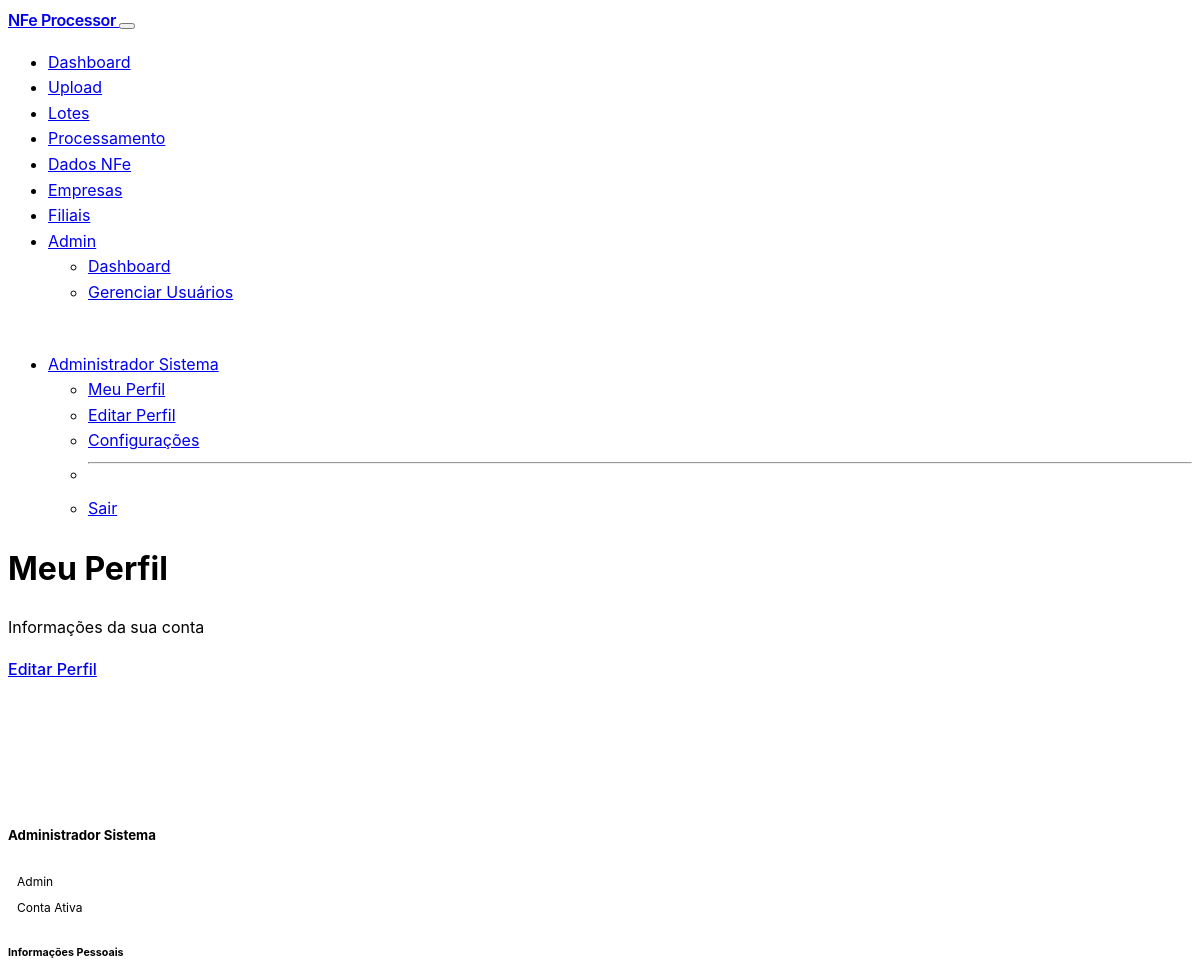
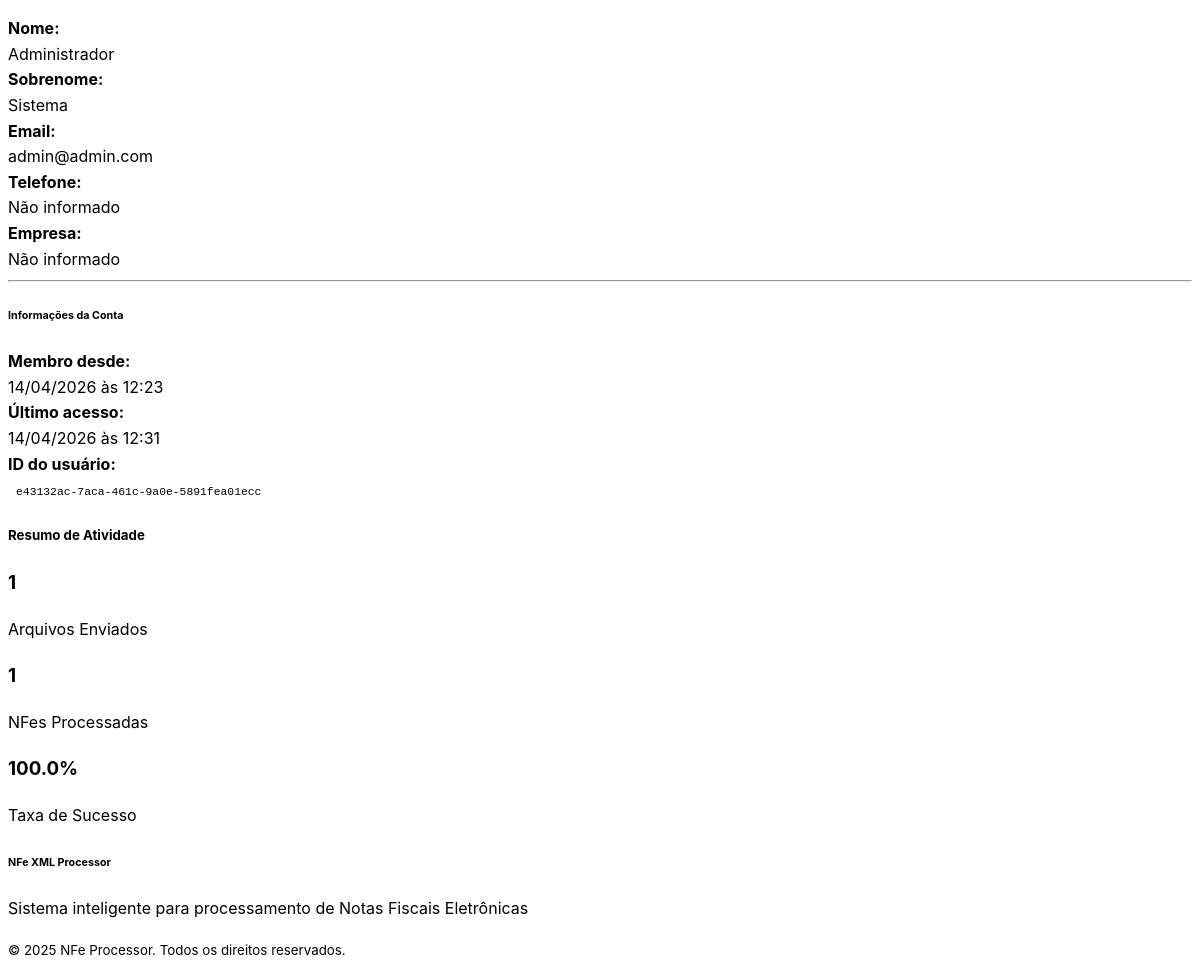
The app's page /profile (signed in) with its own data (2 pictures, top to bottom).
### models.py (models this page shows, shortened)
class User(UserMixin, db.Model):
    __tablename__ = 'users'
    id = db.Column(db.String, primary_key=True)
    email = db.Column(db.String, unique=True, nullable=True)
    first_name = db.Column(db.String, nullable=True)
    last_name = db.Column(db.String, nullable=True)
    profile_image_url = db.Column(db.String, nullable=True)
    password_hash = db.Column(db.String(256), nullable=True)  # For local authentication
    auth_method = db.Column(db.String(20), default='oauth')  # 'oauth' or 'local'
    role = db.Column(db.Enum(UserRole), default=UserRole.USER)
    active = db.Column(db.Boolean, default=True)
    phone = db.Column(db.String(20), nullable=True)
    company = db.Column(db.String(255), nullable=True)
    last_login = db.Column(db.DateTime, nullable=True)
    created_at = db.Column(db.DateTime, default=datetime.now)
    updated_at = db.Column(db.DateTime, default=datetime.now, onupdate=datetime.now)
    uploaded_files = db.relationship('UploadedFile', backref='user', lazy=True)
    nfe_records = db.relationship('NFERecord', backref='user', lazy=True)
    @property
    def full_name(self):
        if self.first_name and self.last_name:
            return f"{self.first_name} {self.last_name}"
        elif self.first_name:
            return self.first_name
        elif self.email:
            return self.email.split('@')[0]
        return f"User {self.id[:8]}"
    @property
    def is_admin(self):
        return self.role == UserRole.ADMIN

### routes.py (the view)
@app.route('/profile')
@login_required_hybrid
def user_profile():
    return render_template('profile.html', user=current_user)

### replit_auth.py (called while the page is built)
@login_manager.user_loader
def load_user(user_id):
    return User.query.get(user_id)

### routes.py (called while the page is built)
@app.before_request
def make_session_permanent():
    global _database_initialized
    if not _database_initialized:
        init_database()
        _database_initialized = True
    session.permanent = True

def login_required_hybrid(f):
    @wraps(f)
    def decorated_function(*args, **kwargs):
        if not current_user.is_authenticated:
            return redirect(url_for('login'))
        return f(*args, **kwargs)
    return decorated_function

### templates/profile.html (shortened to what this page needs)
{% extends "base.html" %}
{% block content %}
<div class="container">
    <div class="row">
        <div class="col-lg-8 mx-auto">
            <div class="row mb-4">
                <div class="col">
                    <h1 class="h2">
                        Meu Perfil
                    </h1>
                    <p class="text-muted">Informações da sua conta</p>
                </div>
                <div class="col-auto">
                    <a href="{{ url_for('edit_profile') }}" class="btn btn-primary">
                        Editar Perfil
                    </a>
                </div>
            </div>
            <div class="card">
                <div class="card-body">
                    <div class="row">
                        <div class="col-md-4 text-center border-end">
                            {% if user.profile_image_url %}
                                <img src="{{ user.profile_image_url }}" alt="Avatar" class="rounded-circle mb-3" style="width: 120px; height: 120px; object-fit: cover;">
                            {% else %}
                                <div class="bg-primary rounded-circle mx-auto mb-3 d-flex align-items-center justify-content-center" style="width: 120px; height: 120px;">
                                </div>
                            {% endif %}
                            <h5>{{ user.full_name }}</h5>
                            <span class="badge bg-{{ 'danger' if user.role.value == 'admin' else 'primary' if user.role.value == 'user' else 'secondary' }} mb-3">
                                {{ user.role.value.title() }}
                            </span>
                            <div>
                                <span class="badge bg-{{ 'success' if user.active else 'secondary' }}">
                                    {{ 'Conta Ativa' if user.active else 'Conta Inativa' }}
                                </span>
                            </div>
                        </div>
                        <div class="col-md-8">
                            <h6 class="text-muted mb-3">Informações Pessoais</h6>
                            <div class="row mb-3">
                                <div class="col-sm-4">
                                    <strong>Nome:</strong>
                                </div>
                                <div class="col-sm-8">
                                    {{ user.first_name or 'Não informado' }}
                                </div>
                            </div>
                            <div class="row mb-3">
                                <div class="col-sm-4">
                                    <strong>Sobrenome:</strong>
                                </div>
                                <div class="col-sm-8">
                                    {{ user.last_name or 'Não informado' }}
                                </div>
                            </div>
                            <div class="row mb-3">
                                <div class="col-sm-4">
                                    <strong>Email:</strong>
                                </div>
                                <div class="col-sm-8">
                                    {{ user.email or 'Não informado' }}
                                </div>
                            </div>
                            <div class="row mb-3">
                                <div class="col-sm-4">
                                    <strong>Telefone:</strong>
                                </div>
                                <div class="col-sm-8">
                                    {{ user.phone or 'Não informado' }}
                                </div>
                            </div>
                            <div class="row mb-3">
                                <div class="col-sm-4">
                                    <strong>Empresa:</strong>
                                </div>
                                <div class="col-sm-8">
                                    {{ user.company or 'Não informado' }}
                                </div>
                            </div>
                            <hr>
                            <h6 class="text-muted mb-3">Informações da Conta</h6>
                            <div class="row mb-3">
                                <div class="col-sm-4">
                                    <strong>Membro desde:</strong>
                                </div>
                                <div class="col-sm-8">
                                    {{ user.created_at.strftime('%d/%m/%Y às %H:%M') }}
                                </div>
                            </div>
                            {% if user.last_login %}
                            <div class="row mb-3">
                                <div class="col-sm-4">
                                    <strong>Último acesso:</strong>
                                </div>
                                <div class="col-sm-8">
                                    {{ user.last_login.strftime('%d/%m/%Y às %H:%M') }}
                                </div>
                            </div>
                            {% endif %}
                            <div class="row mb-3">
                                <div class="col-sm-4">
                                    <strong>ID do usuário:</strong>
                                </div>
                                <div class="col-sm-8">
                                    <code>{{ user.id }}</code>
                                </div>
                            </div>
                        </div>
                    </div>
                </div>
            </div>
            <div class="card mt-4">
                <div class="card-header">
                    <h5 class="mb-0">
                        Resumo de Atividade
                    </h5>
                </div>
                <div class="card-body">
                    <div class="row text-center">
                        <div class="col-md-4">
                            <div class="border-end">
                                <h3 class="text-primary">{{ user.uploaded_files | length }}</h3>
                                <p class="text-muted mb-0">Arquivos Enviados</p>
                            </div>
                        </div>
                        <div class="col-md-4">
                            <div class="border-end">
                                <h3 class="text-success">{{ user.nfe_records | length }}</h3>
                                <p class="text-muted mb-0">NFes Processadas</p>
                            </div>
                        </div>
                        <div class="col-md-4">
                            <h3 class="text-info">
                                {{ ((user.nfe_records | length / user.uploaded_files | length * 100) if user.uploaded_files | length > 0 else 0) | round(1) }}%
                            </h3>
                            <p class="text-muted mb-0">Taxa de Sucesso</p>
                        </div>
                    </div>
                </div>
            </div>
        </div>
    </div>
</div>
{% endblock %}

### templates/base.html (shortened to what this page needs)
<!DOCTYPE html>
<html lang="pt-BR" data-bs-theme="dark">
<head>
    <link href="https://cdn.replit.com/agent/bootstrap-agent-dark-theme.min.css" rel="stylesheet">
    <link rel="stylesheet" href="https://cdn.jsdelivr.net/npm/feather-icons@4.29.0/font/feather.css">
    <link rel="stylesheet" href="{{ url_for('static', filename='css/custom.css') }}">
</head>
<body>
    {% if current_user.is_authenticated %}
    <nav class="navbar navbar-expand-lg navbar-dark bg-dark">
        <div class="container">
            <a class="navbar-brand" href="{{ url_for('index') }}">
                NFe Processor
            </a>
            <button class="navbar-toggler" type="button" data-bs-toggle="collapse" data-bs-target="#navbarNav">
            </button>
            <div class="collapse navbar-collapse" id="navbarNav">
                <ul class="navbar-nav me-auto">
                    <li class="nav-item">
                        <a class="nav-link" href="{{ url_for('index') }}">
                            Dashboard
                        </a>
                    </li>
                    <li class="nav-item">
                        <a class="nav-link" href="{{ url_for('upload_page') }}">
                            Upload
                        </a>
                    </li>
                    <li class="nav-item">
                        <a class="nav-link" href="{{ url_for('batches_list') }}">
                            Lotes
                        </a>
                    </li>
                    <li class="nav-item">
                        <a class="nav-link" href="{{ url_for('processing_queue') }}">
                            Processamento
                        </a>
                    </li>
                    <li class="nav-item">
                        <a class="nav-link" href="{{ url_for('data_view') }}">
                            Dados NFe
                        </a>
                    </li>
                    <li class="nav-item">
                        <a class="nav-link" href="{{ url_for('empresas_list') }}">
                            Empresas
                        </a>
                    </li>
                    <li class="nav-item">
                        <a class="nav-link" href="{{ url_for('filiais_listar') }}">
                            Filiais
                        </a>
                    </li>
                    {% if current_user.is_admin %}
                    <li class="nav-item dropdown">
                        <a class="nav-link dropdown-toggle" href="#" id="adminDropdown" role="button" data-bs-toggle="dropdown">
                            Admin
                        </a>
                        <ul class="dropdown-menu">
                            <li><a class="dropdown-item" href="{{ url_for('admin_dashboard') }}">
                                Dashboard
                            </a></li>
                            <li><a class="dropdown-item" href="{{ url_for('admin_users') }}">
                                Gerenciar Usuários
                            </a></li>
                        </ul>
                    </li>
                    {% endif %}
                </ul>
                <ul class="navbar-nav">
                    <li class="nav-item dropdown">
                        <a class="nav-link dropdown-toggle d-flex align-items-center" href="#" id="userDropdown" role="button" data-bs-toggle="dropdown">
                            {% if current_user.profile_image_url %}
                                <img src="{{ current_user.profile_image_url }}" alt="Avatar" class="rounded-circle me-2" style="width: 30px; height: 30px; object-fit: cover;">
                            {% else %}
                                <div class="bg-primary rounded-circle me-2 d-flex align-items-center justify-content-center" style="width: 30px; height: 30px;">
                                </div>
                            {% endif %}
                            <span>{{ current_user.full_name }}</span>
                        </a>
                        <ul class="dropdown-menu dropdown-menu-end">
                            <li><a class="dropdown-item" href="{{ url_for('user_profile') }}">
                                Meu Perfil
                            </a></li>
                            <li><a class="dropdown-item" href="{{ url_for('edit_profile') }}">
                                Editar Perfil
                            </a></li>
                            <li><a class="dropdown-item" href="{{ url_for('configuracoes') }}">
                                Configurações
                            </a></li>
                            <li><hr class="dropdown-divider"></li>
                            <li><a class="dropdown-item" href="{{ url_for('local_logout') }}">
                                Sair
                            </a></li>
                        </ul>
                    </li>
                </ul>
            </div>
        </div>
    </nav>
    {% endif %}
    <main class="{% if current_user.is_authenticated %}mt-4{% endif %}">
        {% block content %}{% endblock %}
    </main>
    {% if current_user.is_authenticated %}
    <footer class="bg-dark text-white mt-5 py-4">
        <div class="container">
            <div class="row">
                <div class="col-md-6">
                    <h6>NFe XML Processor</h6>
                    <p class="text-muted mb-0">Sistema inteligente para processamento de Notas Fiscais Eletrônicas</p>
                </div>
                <div class="col-md-6 text-md-end">
                    <small class="text-muted">
                        © 2025 NFe Processor. Todos os direitos reservados.
                    </small>
                </div>
            </div>
        </div>
    </footer>
    {% endif %}
</body>
</html>

### static/css/custom.css (style rules this page uses)
:root { --nfe-primary: #0d6efd; --nfe-success: #198754; --nfe-warning: #ffc107; --nfe-danger: #dc3545; --nfe-info: #0dcaf0; --nfe-dark: #212529; --nfe-light: #f8f9fa; --nfe-border-radius: 0.5rem; --nfe-box-shadow: 0 0.125rem 0.25rem rgba(0, 0, 0, 0.075); --nfe-transition: all 0.15s ease-in-out; }
body { font-family: -apple-system, BlinkMacSystemFont, 'Segoe UI', Roboto, sans-serif; line-height: 1.6; }
.container { max-width: 1400px; }
main { min-height: calc(100vh - 200px); }
.navbar-brand { font-weight: 600; letter-spacing: -0.025em; }
.card { border: 1px solid var(--bs-border-color); border-radius: var(--nfe-border-radius); box-shadow: var(--nfe-box-shadow); transition: var(--nfe-transition); }
.card-header { background-color: var(--bs-gray-100); border-bottom: 1px solid var(--bs-border-color); font-weight: 600; }
[data-bs-theme="dark"] .card-header { background-color: var(--bs-gray-800); }
.badge { font-size: 0.75rem; padding: 0.5em 0.75em; border-radius: 0.375rem; }
.btn { font-weight: 500; border-radius: var(--nfe-border-radius); transition: var(--nfe-transition); border-width: 1px; }
code { background-color: var(--bs-gray-100); padding: 0.25rem 0.5rem; border-radius: 0.25rem; font-size: 0.875em; }
[data-bs-theme="dark"] code { background-color: var(--bs-gray-800); }
[data-bs-theme="dark"] { --nfe-box-shadow: 0 0.125rem 0.25rem rgba(255, 255, 255, 0.075); }
html { scroll-behavior: smooth; }

### records on screen
User: full_name "Administrador Sistema", role.value "Admin", active "Conta Ativa", first_name "Administrador", last_name "Sistema", email "admin@admin.com", phone "Não informado", company "Não informado", created_at "14/04/2026 às 12:23", last_login "14/04/2026 às 12:31", id "e43132ac-7aca-461c-9a0e-5891fea01ecc"

### other values on screen
{{ user.uploaded_files | length }} "1"
{{ user.nfe_records | length }} "1"
